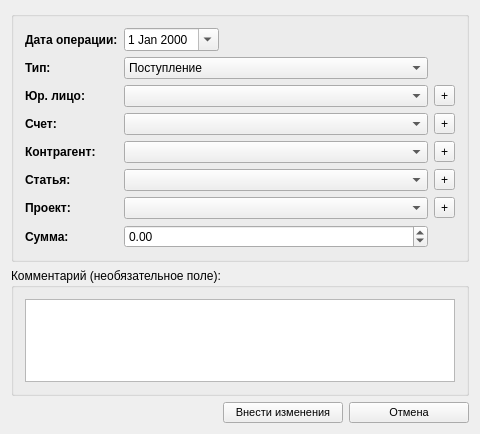
<?xml version="1.0" encoding="UTF-8"?>
<ui version="4.0">
 <class>ZOperationsForm</class>
 <widget class="QWidget" name="ZOperationsForm">
  <property name="geometry">
   <rect>
    <x>0</x>
    <y>0</y>
    <width>480</width>
    <height>434</height>
   </rect>
  </property>
  <property name="minimumSize">
   <size>
    <width>480</width>
    <height>400</height>
   </size>
  </property>
  <property name="windowTitle">
   <string>Добавление (изменение) данных по операции</string>
  </property>
  <property name="windowIcon">
   <iconset resource="../DSV.qrc">
    <normaloff>:/images/add.png</normaloff>:/images/add.png</iconset>
  </property>
  <property name="styleSheet">
   <string notr="true"/>
  </property>
  <layout class="QVBoxLayout" name="verticalLayout">
   <item>
    <widget class="QGroupBox" name="requiredBox">
     <property name="title">
      <string/>
     </property>
     <layout class="QGridLayout" name="gridLayout_2">
      <item row="0" column="0">
       <widget class="QLabel" name="nameText">
        <property name="font">
         <font>
          <weight>75</weight>
          <bold>true</bold>
         </font>
        </property>
        <property name="text">
         <string>Дата операции:</string>
        </property>
       </widget>
      </item>
      <item row="0" column="1">
       <widget class="QDateEdit" name="dateEdit">
        <property name="calendarPopup">
         <bool>true</bool>
        </property>
       </widget>
      </item>
      <item row="0" column="2">
       <spacer name="horizontalSpacer_2">
        <property name="orientation">
         <enum>Qt::Horizontal</enum>
        </property>
        <property name="sizeHint" stdset="0">
         <size>
          <width>225</width>
          <height>20</height>
         </size>
        </property>
       </spacer>
      </item>
      <item row="1" column="0">
       <widget class="QLabel" name="nameText_4">
        <property name="font">
         <font>
          <weight>75</weight>
          <bold>true</bold>
         </font>
        </property>
        <property name="text">
         <string>Тип:</string>
        </property>
       </widget>
      </item>
      <item row="1" column="1" colspan="2">
       <widget class="QComboBox" name="cboType">
        <item>
         <property name="text">
          <string>Поступление</string>
         </property>
        </item>
        <item>
         <property name="text">
          <string>Выплата</string>
         </property>
        </item>
        <item>
         <property name="text">
          <string>Перемещение</string>
         </property>
        </item>
       </widget>
      </item>
      <item row="2" column="0">
       <widget class="QLabel" name="nameText_2">
        <property name="font">
         <font>
          <weight>75</weight>
          <bold>true</bold>
         </font>
        </property>
        <property name="text">
         <string>Юр. лицо:</string>
        </property>
       </widget>
      </item>
      <item row="2" column="1" colspan="2">
       <widget class="QComboBox" name="cboUrPerson"/>
      </item>
      <item row="2" column="3">
       <widget class="QToolButton" name="cmdAddUrPerson">
        <property name="toolTip">
         <string>Добавить</string>
        </property>
        <property name="text">
         <string>+</string>
        </property>
       </widget>
      </item>
      <item row="4" column="0">
       <widget class="QLabel" name="nameText_3">
        <property name="font">
         <font>
          <weight>75</weight>
          <bold>true</bold>
         </font>
        </property>
        <property name="text">
         <string>Контрагент:</string>
        </property>
       </widget>
      </item>
      <item row="4" column="1" colspan="2">
       <widget class="QComboBox" name="cboPartner"/>
      </item>
      <item row="4" column="3">
       <widget class="QToolButton" name="cmdAddPartner">
        <property name="toolTip">
         <string>Добавить</string>
        </property>
        <property name="text">
         <string>+</string>
        </property>
       </widget>
      </item>
      <item row="5" column="0">
       <widget class="QLabel" name="nameText_9">
        <property name="font">
         <font>
          <weight>75</weight>
          <bold>true</bold>
         </font>
        </property>
        <property name="text">
         <string>Статья:</string>
        </property>
       </widget>
      </item>
      <item row="5" column="1" colspan="2">
       <widget class="QComboBox" name="cboSection"/>
      </item>
      <item row="5" column="3">
       <widget class="QToolButton" name="cmdAddSection">
        <property name="toolTip">
         <string>Добавить</string>
        </property>
        <property name="text">
         <string>+</string>
        </property>
       </widget>
      </item>
      <item row="6" column="0">
       <widget class="QLabel" name="nameText_8">
        <property name="font">
         <font>
          <weight>75</weight>
          <bold>true</bold>
         </font>
        </property>
        <property name="text">
         <string>Проект:</string>
        </property>
       </widget>
      </item>
      <item row="6" column="1" colspan="2">
       <widget class="QComboBox" name="cboProject"/>
      </item>
      <item row="6" column="3">
       <widget class="QToolButton" name="cmdAddProject">
        <property name="toolTip">
         <string>Добавить</string>
        </property>
        <property name="text">
         <string>+</string>
        </property>
       </widget>
      </item>
      <item row="7" column="0">
       <widget class="QLabel" name="nameText_7">
        <property name="font">
         <font>
          <weight>75</weight>
          <bold>true</bold>
         </font>
        </property>
        <property name="text">
         <string>Сумма:</string>
        </property>
       </widget>
      </item>
      <item row="7" column="1" colspan="2">
       <widget class="QDoubleSpinBox" name="dValue">
        <property name="minimum">
         <double>-999999999.000000000000000</double>
        </property>
        <property name="maximum">
         <double>999999999.000000000000000</double>
        </property>
       </widget>
      </item>
      <item row="3" column="0">
       <widget class="QLabel" name="nameText_5">
        <property name="font">
         <font>
          <weight>75</weight>
          <bold>true</bold>
         </font>
        </property>
        <property name="text">
         <string>Счет:</string>
        </property>
       </widget>
      </item>
      <item row="3" column="1" colspan="2">
       <widget class="QComboBox" name="cboAccount"/>
      </item>
      <item row="3" column="3">
       <widget class="QToolButton" name="cmdAddAccount">
        <property name="toolTip">
         <string>Добавить</string>
        </property>
        <property name="text">
         <string>+</string>
        </property>
       </widget>
      </item>
     </layout>
    </widget>
   </item>
   <item>
    <widget class="QGroupBox" name="pnlComment">
     <property name="title">
      <string>Комментарий (необязательное поле):</string>
     </property>
     <layout class="QGridLayout" name="gridLayout">
      <item row="0" column="0">
       <widget class="QTextEdit" name="txtComment"/>
      </item>
     </layout>
    </widget>
   </item>
   <item>
    <layout class="QHBoxLayout" name="horizontalLayout">
     <item>
      <spacer name="horizontalSpacer">
       <property name="orientation">
        <enum>Qt::Horizontal</enum>
       </property>
       <property name="sizeHint" stdset="0">
        <size>
         <width>40</width>
         <height>20</height>
        </size>
       </property>
      </spacer>
     </item>
     <item>
      <widget class="QPushButton" name="cmdSave">
       <property name="minimumSize">
        <size>
         <width>120</width>
         <height>0</height>
        </size>
       </property>
       <property name="font">
        <font>
         <family>MS Shell Dlg 2</family>
         <pointsize>8</pointsize>
        </font>
       </property>
       <property name="text">
        <string>Внести изменения</string>
       </property>
       <property name="icon">
        <iconset resource="../DSV.qrc">
         <normaloff>:/images/add.png</normaloff>:/images/add.png</iconset>
       </property>
       <property name="iconSize">
        <size>
         <width>24</width>
         <height>24</height>
        </size>
       </property>
      </widget>
     </item>
     <item>
      <widget class="QPushButton" name="cmdCancel">
       <property name="minimumSize">
        <size>
         <width>120</width>
         <height>0</height>
        </size>
       </property>
       <property name="font">
        <font>
         <family>MS Shell Dlg 2</family>
         <pointsize>8</pointsize>
        </font>
       </property>
       <property name="text">
        <string>Отмена</string>
       </property>
       <property name="icon">
        <iconset resource="../DSV.qrc">
         <normaloff>:/images/error.png</normaloff>:/images/error.png</iconset>
       </property>
       <property name="iconSize">
        <size>
         <width>24</width>
         <height>24</height>
        </size>
       </property>
      </widget>
     </item>
    </layout>
   </item>
  </layout>
 </widget>
 <layoutdefault spacing="6" margin="11"/>
 <resources>
  <include location="../DSV.qrc"/>
 </resources>
 <connections>
  <connection>
   <sender>cmdCancel</sender>
   <signal>clicked()</signal>
   <receiver>ZOperationsForm</receiver>
   <slot>close()</slot>
   <hints>
    <hint type="sourcelabel">
     <x>423</x>
     <y>337</y>
    </hint>
    <hint type="destinationlabel">
     <x>246</x>
     <y>181</y>
    </hint>
   </hints>
  </connection>
 </connections>
</ui>
